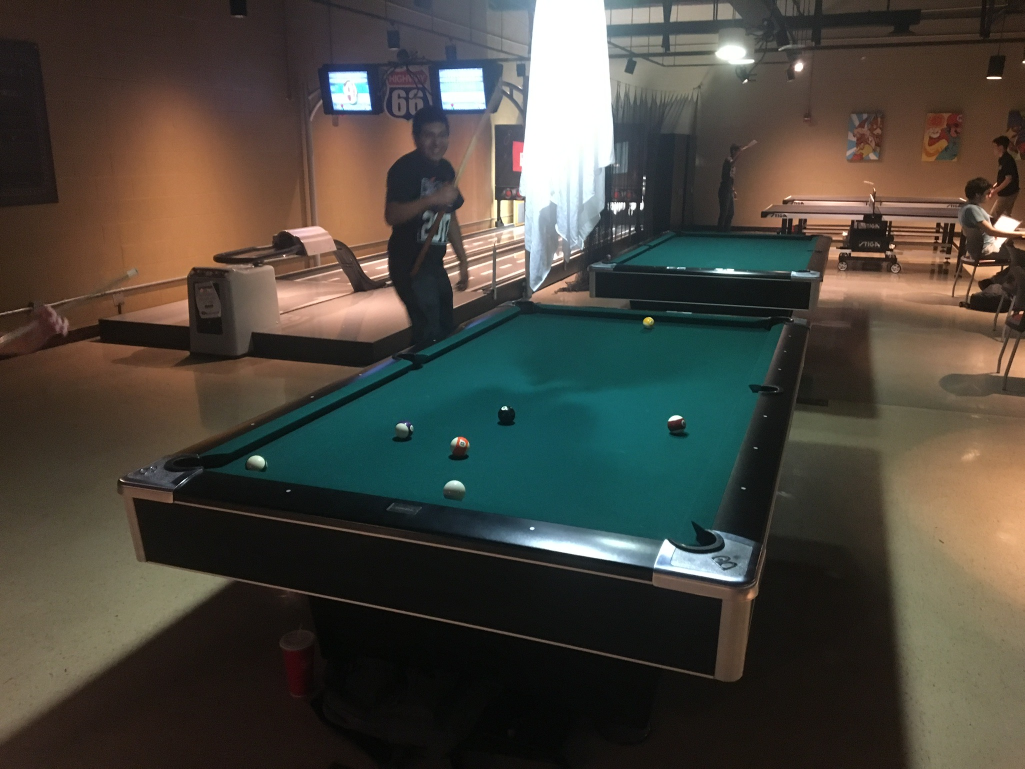
#> input picture Pool_Detection_Project/photos/IMG_0316.jpg, 2049 x 1537 px, found by its file name (shown at 1/2 size)
$ python pool_detection_project.py   (older library calls are emulated)
#> lines starting #> are read from the running program, lines starting #| are printed output that depends on the picture; after the words box and inside, x2 and y2 are one past the last pixel; in counts of white or black regions, pixels touching at a corner belong together
#> further down, img is the input picture: shape (1537, 2049, 3); mean B, G, R 62.2, 70.5, 74.2
import sys
sys.path.append('/usr/local/lib/python2.7/site-packages')

import cv2
import numpy as np
from matplotlib import pyplot as plt

# --- DEFINITIONS --- #
#file_name = "/Users/JLepere2/Desktop/CalPolyPomona/Masters_Project/photos/IMG_0311.jpg"
file_name = "/Users/JLepere2/Desktop/CalPolyPomona/Masters_Project/photos/IMG_0316.jpg"
window_name = "POOL TABLE DETECTION"

def detect_table(img):

    # --- Variables --- #
    img_height, img_width, img_channels = img.shape

    # --- COLOR MASK --- #
    # MAYBE HSV????
    lower_bounds = np.array([40,40,10])
    upper_bounds = np.array([160,160,60])
    mask = cv2.inRange(img,lower_bounds,upper_bounds)
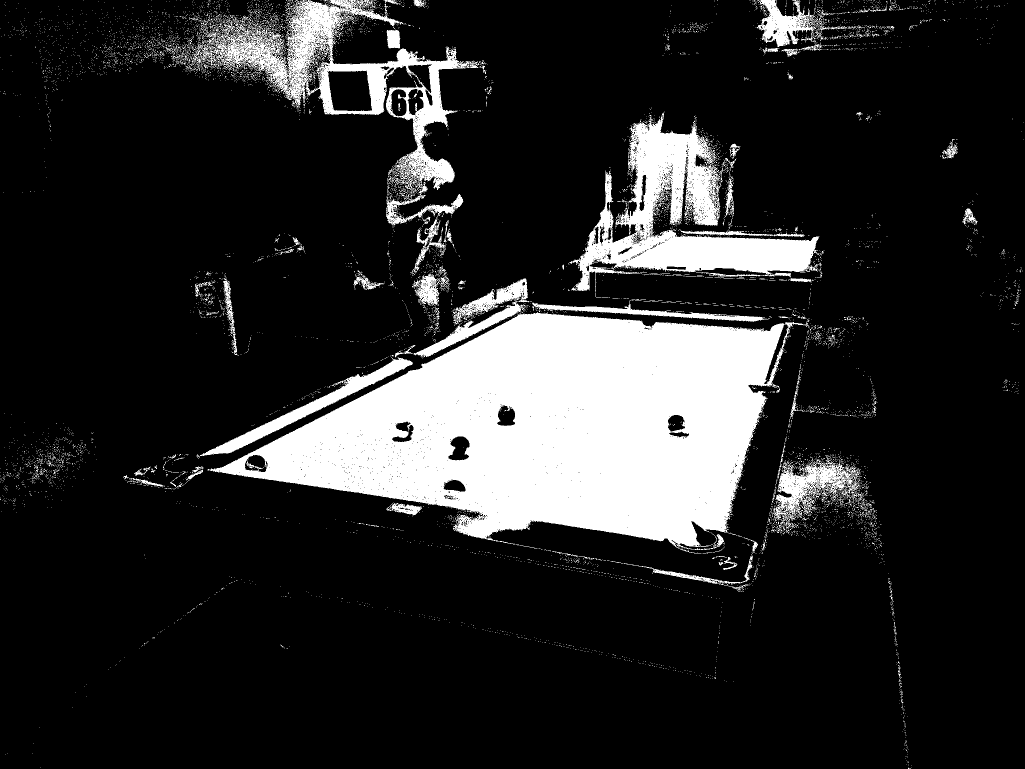
#> mask: shape (1537, 2049) (shown at 1/2 size); 16% white; 8255 white regions (8059 under 20 px), largest, box (x1, y1, x2, y2) and area: (420, 624, 1618, 1107) 320054, (1139, 225, 1639, 585) 59559, (382, 0, 958, 549) 49336
    res = cv2.bitwise_and(img,img,mask = mask)
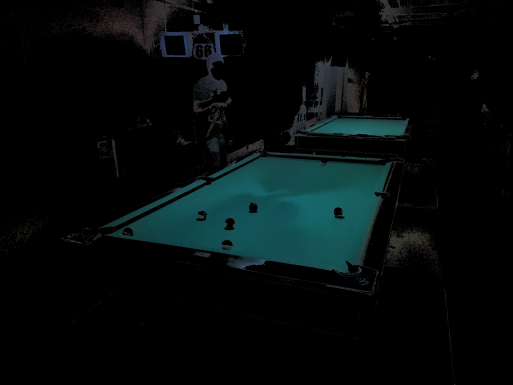
#> res: shape (1537, 2049, 3) (shown at 1/4 size); mean B, G, R 11.7, 11.3, 4.8

    # --- CONTOUR --- #
    imgray = cv2.cvtColor(res,cv2.COLOR_BGR2GRAY)
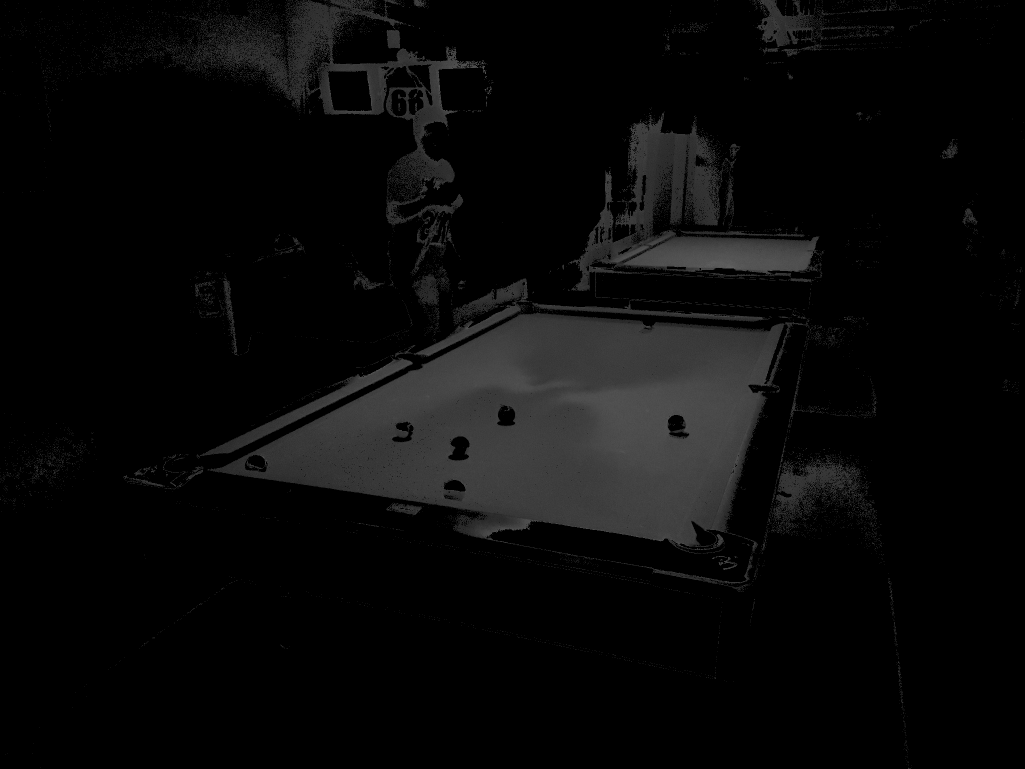
#> imgray: shape (1537, 2049) (shown at 1/2 size); min 0, max 102, mean 9.4
    tmp,thresh = cv2.threshold(imgray,255,255,255)
    retr = cv2.RETR_EXTERNAL
    tmp, contours, hierarchy = cv2.findContours(thresh,retr,cv2.CHAIN_APPROX_SIMPLE)
#> tmp = None; contours = []
    blank_image = np.zeros((img_height,img_width,3),np.uint8)
    cv2.drawContours(blank_image,contours,-1,(255,255,255),3)
#> blank_image: shape (1537, 2049, 3); every value is 0
    res = blank_image

    # --- CANNY --- #
    res = cv2.medianBlur(res,7)
    res = cv2.Canny(res,100,150,apertureSize = 3)
#> res: shape (1537, 2049); every value is 0

    # --- HOUGH --- #
    rho = 1
    theta = np.pi/180
    threshold = 130
    lines = cv2.HoughLines(res,rho,theta,threshold)
#> lines = None
    rho_threshold = 50
    theta_threshold = 0.05
    accepted_lines = []
    for i in range(len(lines)):
        for rho,theta in lines[i]:
            found_similar = False
            for j in range(len(accepted_lines)):
                for accepted_rho, accepted_theta in accepted_lines[j]:
                    if abs(accepted_rho - rho) < rho_threshold and abs(accepted_theta - theta) < theta_threshold:
                        found_similar = True
            if not found_similar:
                accepted_lines.append(lines[i])
#> this loop made 0 passes
#> after the loop, accepted_lines = []
    height, width = res.shape
    accepted_lines.append([(0,0)])
    accepted_lines.append([(0,np.pi/2)])
    accepted_lines.append([(width-1,0)])
    accepted_lines.append([(height-1,np.pi/2)])
    for i in range(len(accepted_lines)):
        for rho,theta in accepted_lines[i]:
            a = np.cos(theta)
            b = np.sin(theta)
            x0 = a*rho
            y0 = b*rho
            x1 = int(x0 + 2600*(-b))
            y1 = int(y0 + 2600*(a))
            x2 = int(x0 - 2600*(-b))
            y2 = int(y0 - 2600*(a))
            cv2.line(img,(x1,y1),(x2,y2),(0,255,255),2)
    pts = []
    # --- GET INTERSECTIONS --- #
    for i in range(len(accepted_lines)):
        j = i + 1
        while j < len(accepted_lines):
            rho1, theta1 = accepted_lines[i][0]
            rho2, theta2 = accepted_lines[j][0]
            if theta1 == theta2:
                j += 1
                continue
            A = np.array([[np.cos(theta1), np.sin(theta1)],
                          [np.cos(theta2), np.sin(theta2)]
                        ])
            b = np.array([[rho1], [rho2]])
            x0, y0 = np.linalg.solve(A, b)
            x0, y0 = int(np.round(x0)), int(np.round(y0))
            pts.append((x0,y0))
            if abs(x0) < 5000 and abs(y0) < 5000:
                cv2.circle(img,(x0,y0),5,(255,0,255),5)
            j += 1

if __name__ == "__main__":

    img = cv2.imread(file_name)
    cv2.namedWindow(window_name,cv2.WINDOW_NORMAL)
#> (the run stopped early here; a loop or call above may not have finished)

$ run again, with Pool_Detection_Project/photos/IMG_0311.jpg copied over Pool_Detection_Project/photos/IMG_0316.jpg
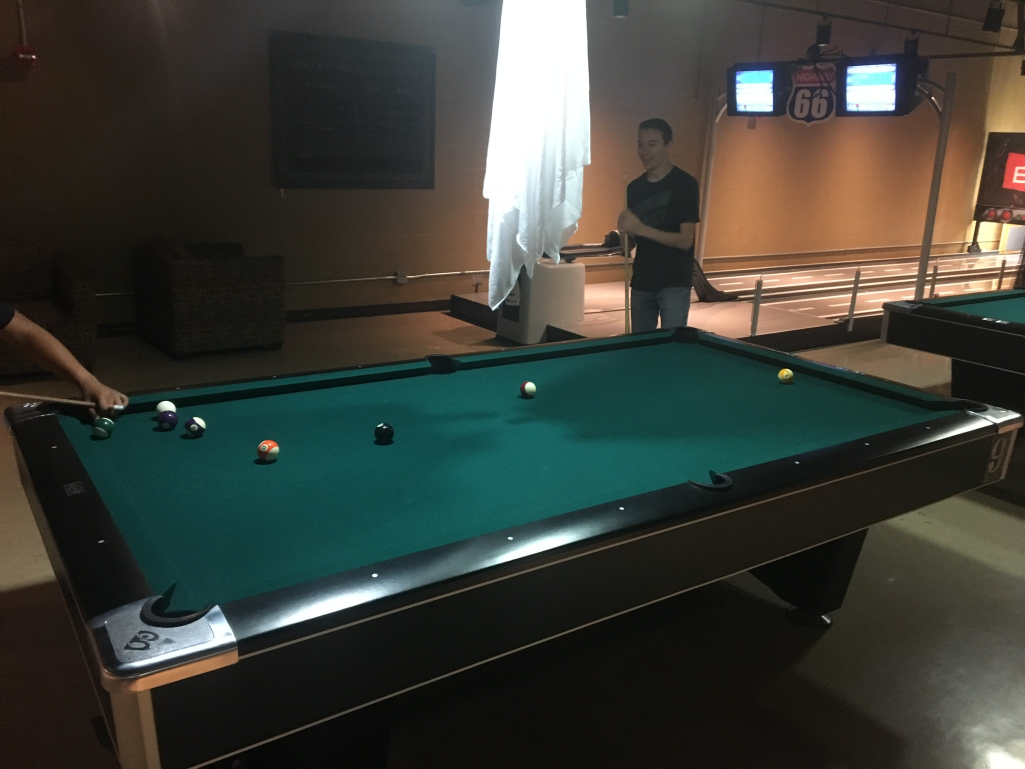
#> input picture Pool_Detection_Project/photos/IMG_0311.jpg, 2049 x 1537 px, found by its file name (shown at 1/2 size)
#> img is the input picture: shape (1537, 2049, 3); mean B, G, R 55.5, 62.5, 59.7
#> in detect_table, `mask = cv2.inRange(img,lower_bounds,upper_bounds)`:
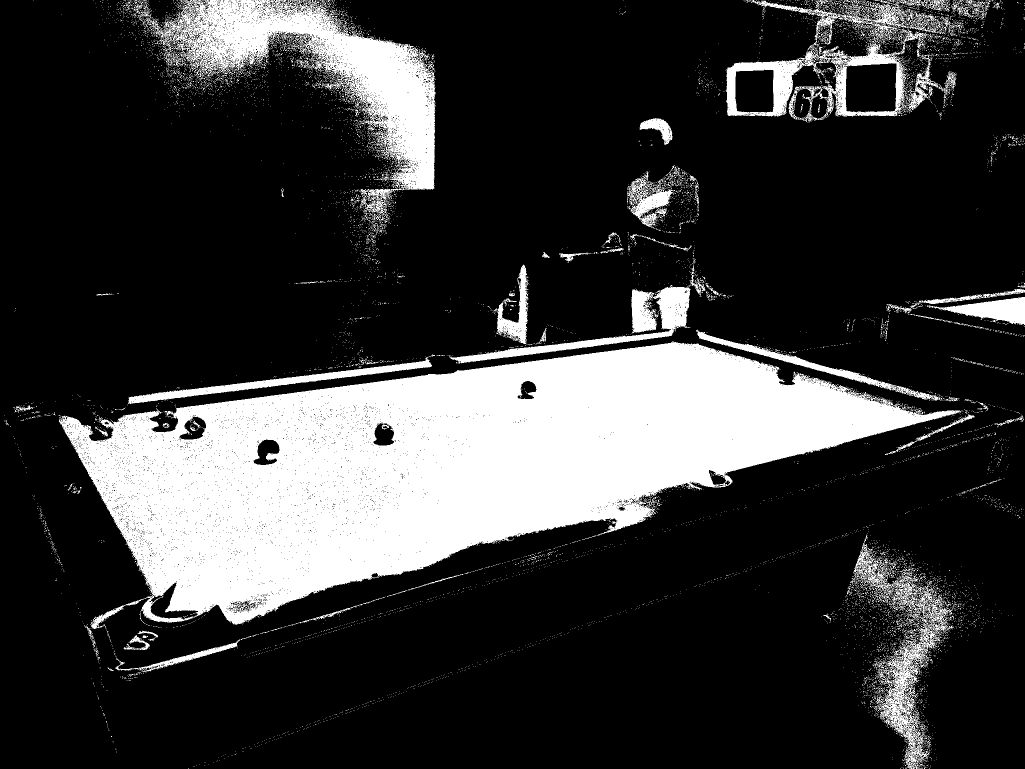
#> mask: shape (1537, 2049) (shown at 1/2 size); 21.9% white; 9428 white regions (9220 under 20 px), largest, box (x1, y1, x2, y2) and area: (118, 683, 1922, 1258) 494297, (289, 0, 871, 442) 71513, (1451, 0, 1886, 245) 24871
#> in detect_table, `imgray = cv2.cvtColor(res,cv2.COLOR_BGR2GRAY)`:
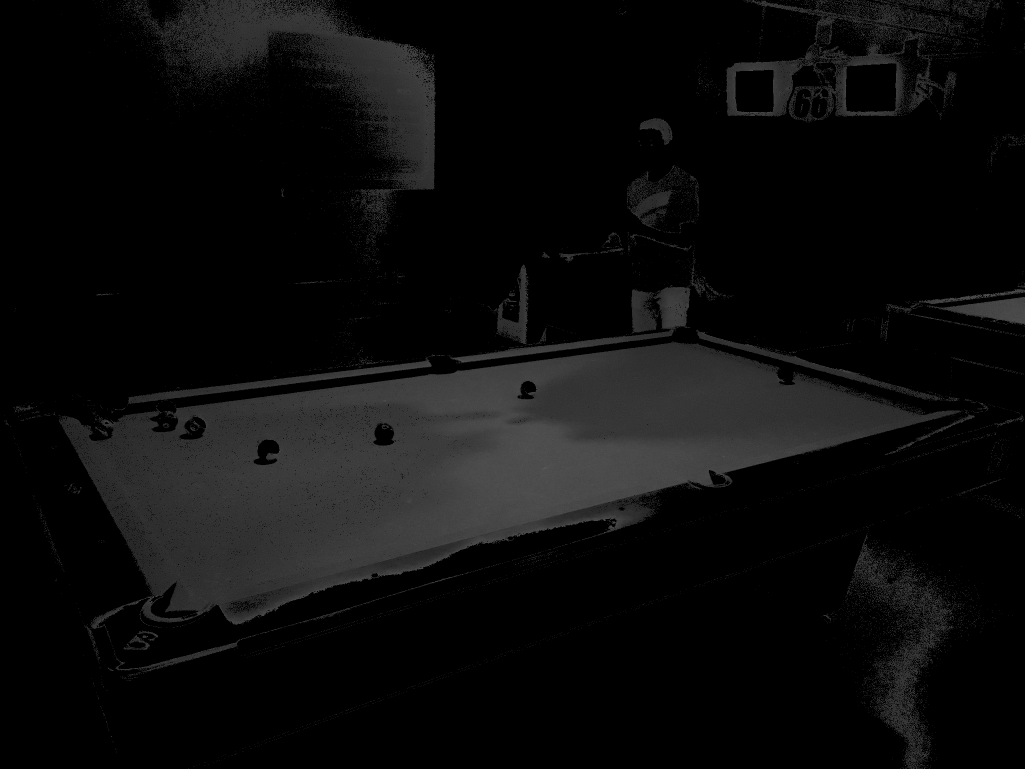
#> imgray: shape (1537, 2049) (shown at 1/2 size); min 0, max 93, mean 12
#> tmp = None; contours = []
#> blank_image: shape (1537, 2049, 3); every value is 0
#> lines = None
#> after the loop in detect_table, `for i in range(len(lines)):`: accepted_lines = []

$ run again, with Pool_Detection_Project/photos/IMG_0310.jpg copied over Pool_Detection_Project/photos/IMG_0316.jpg
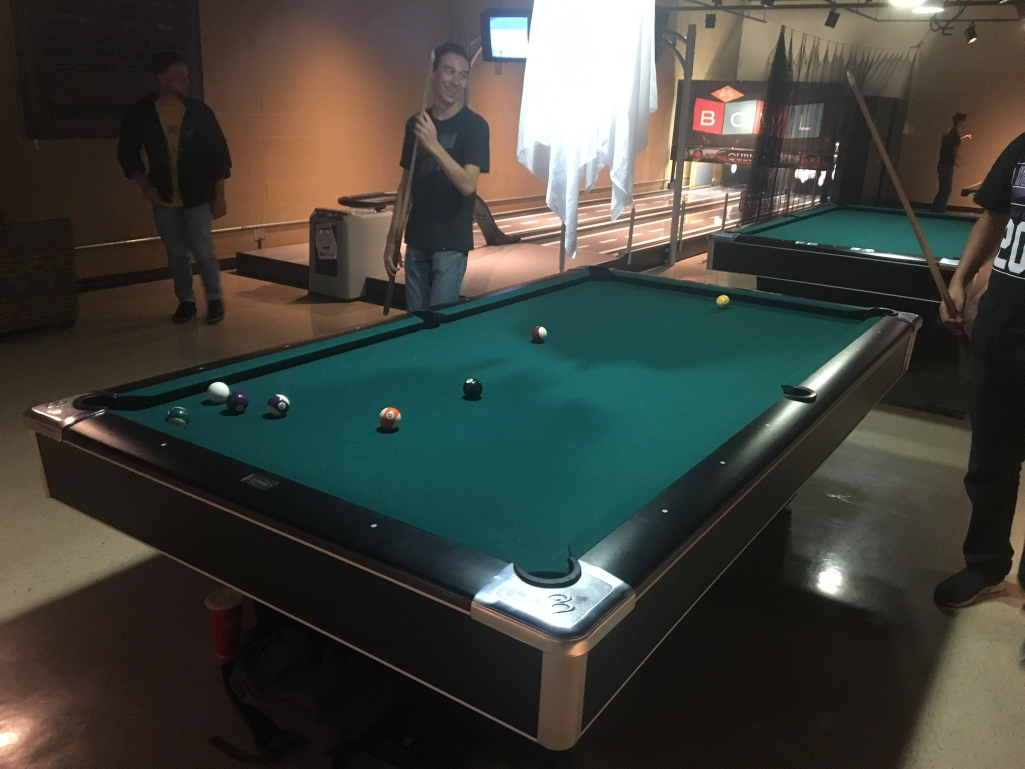
#> input picture Pool_Detection_Project/photos/IMG_0310.jpg, 2049 x 1537 px, found by its file name (shown at 1/2 size)
#> img is the input picture: shape (1537, 2049, 3); mean B, G, R 60.7, 67.4, 65.6
#> in detect_table, `mask = cv2.inRange(img,lower_bounds,upper_bounds)`:
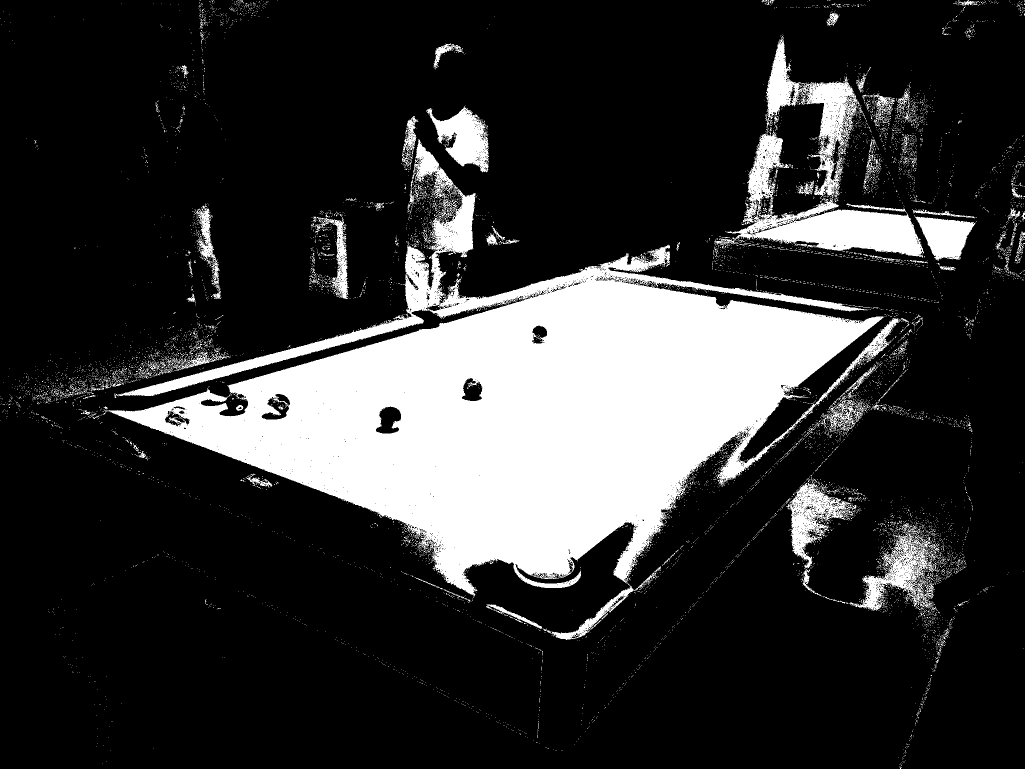
#> mask: shape (1537, 2049) (shown at 1/2 size); 20.1% white; 9278 white regions (9067 under 20 px), largest, box (x1, y1, x2, y2) and area: (212, 378, 1805, 1280) 506356, (1429, 78, 1848, 515) 44766, (1697, 1064, 1876, 1222) 9082
#> in detect_table, `imgray = cv2.cvtColor(res,cv2.COLOR_BGR2GRAY)`:
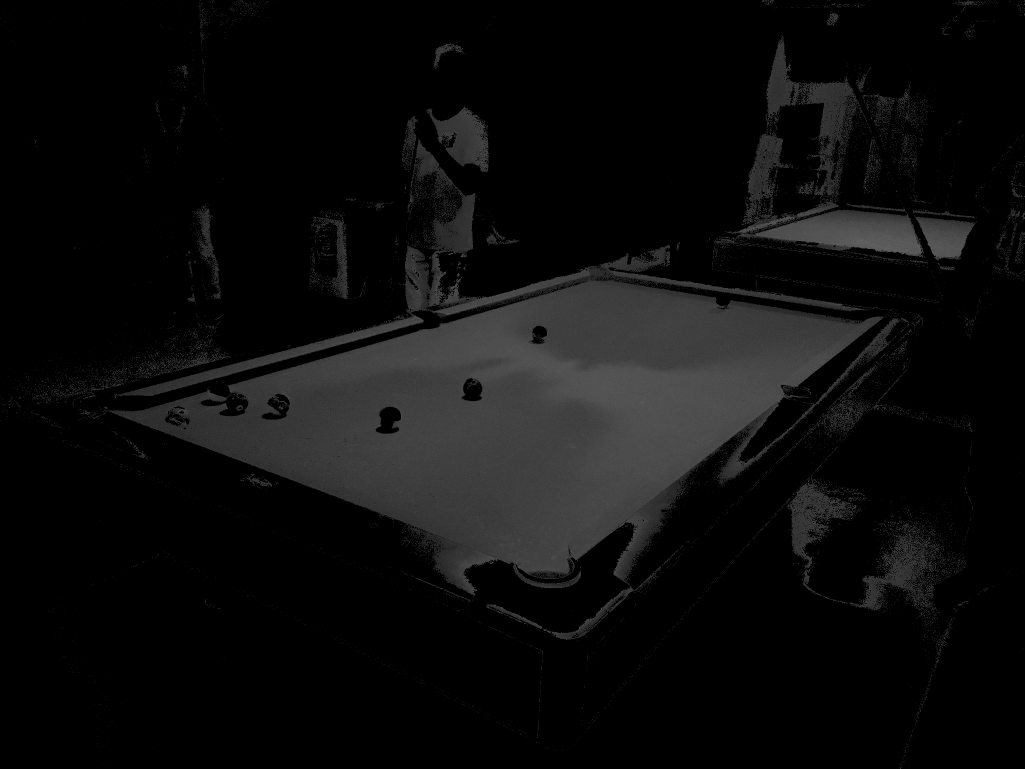
#> imgray: shape (1537, 2049) (shown at 1/2 size); min 0, max 99, mean 12.4
#> tmp = None; contours = []
#> blank_image: shape (1537, 2049, 3); every value is 0
#> lines = None
#> after the loop in detect_table, `for i in range(len(lines)):`: accepted_lines = []
